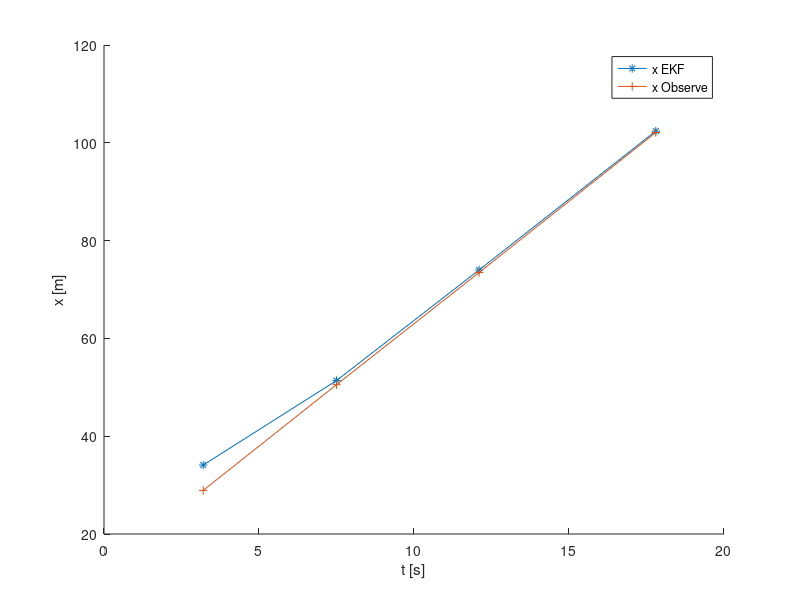
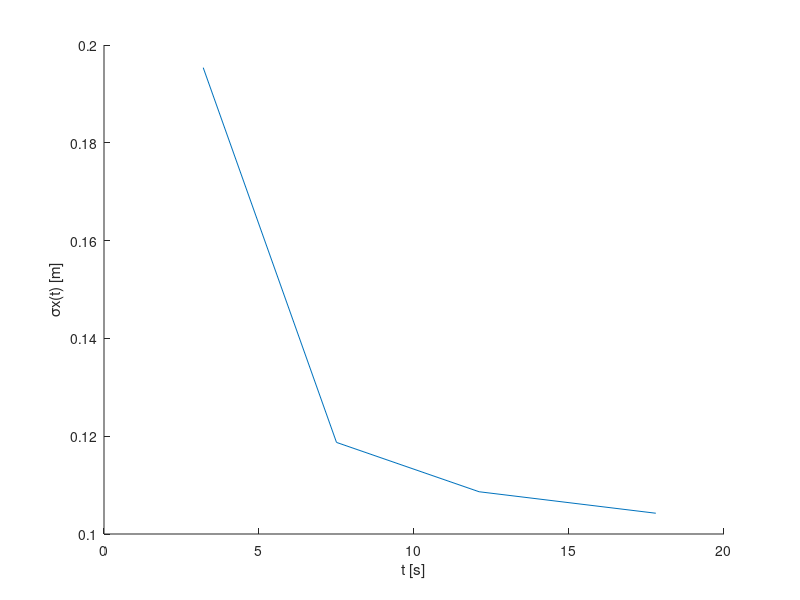

MATLAB code to generate these figures, in order:
close all
clear 
clc

h =21.86;                           % height of the tower [m]
x0 =13                              % horizontal distance [m]
% observations
t = [0 3.2 7.5 12.1 17.8];            % time [s]

z = [36.25 55.06 76.66 104.42];     % measurement distance[m]
R =0.01;                            % mesurement noise [m^2]
% z = (x^2+h^2)^0.5
H = x0/sqrt(x0^2+h^2);

% random walk: x'=0+w(t)
F = 0;
sigma_2 =4;                               % varience of process noise
sigma0 =1; 
%% Apply EKF
Pnn = sigma0;
xnn = x0;
x_pre=[];
x_fwd=[];
P_fwd=[];
I = eye(size(sigma0));
for n=1:4
    dt=t(n+1)-t(n);
    phi=exp(F*dt);
    Q = sigma_2*dt;
    xnn_p= phi*xnn;
    Pnn_p= phi*Pnn*phi'+Q
    H =  xnn_p/sqrt(xnn_p^2+h^2);
    K= Pnn_p*H'*(H*Pnn_p*H'+ R)^(-1);
    xnn=xnn_p+K*(z(n)-sqrt(xnn_p^2+h^2));
    Pnn=(I-K*H)*Pnn_p;
    
    % save result 
    x_pre=[x_pre xnn_p];
    x_fwd=[x_fwd xnn];
    Sigma_fwd(:,n)=sqrt(diag(Pnn));
    P_fwd=[P_fwd Pnn];
end
figure
hold on

plot(t(2:5),x_fwd,'*-');
plot(t(2:5),sqrt(z.^2-h^2),'+-');
legend('x EKF','x Observe')
xlabel('t [s]');
ylabel('x [m]');
figure
hold on
plot(t(2:5),Sigma_fwd);
xlabel('t [s]');
ylabel('\sigmax(t) [m]');